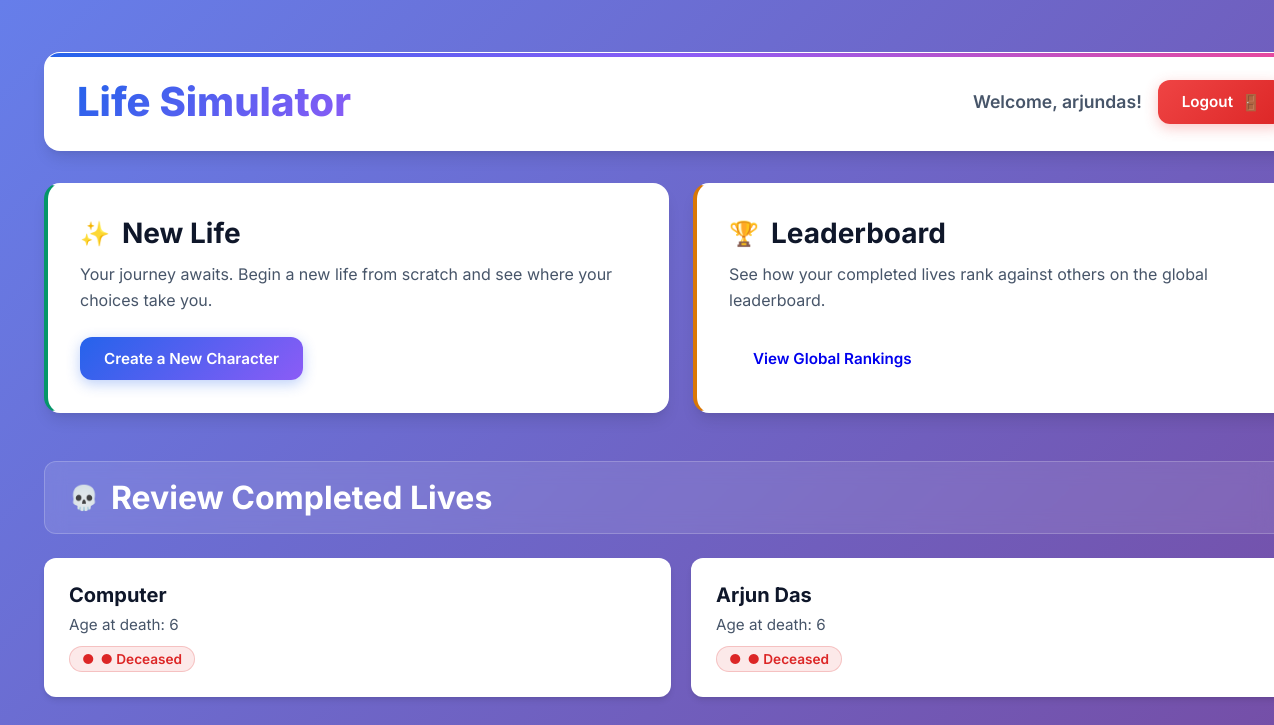
Page /dashboard (signed in) on the earlier database version.
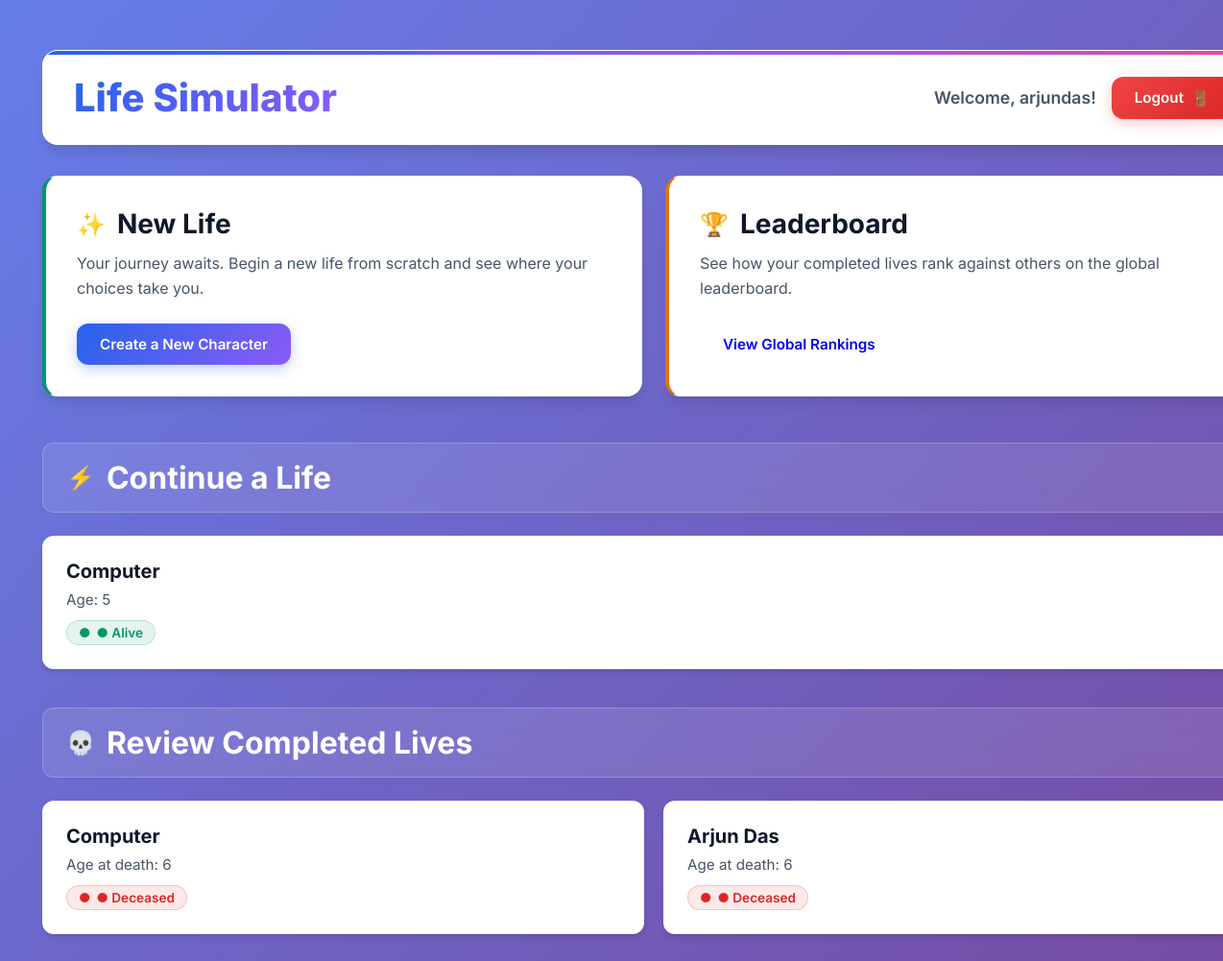
Same page on the later database version.
### app.py (models this page shows, shortened)
class User(UserMixin, db.Model):
    id = db.Column(db.Integer, primary_key=True)
    username = db.Column(db.String(100), unique=True, nullable=False)
    password_hash = db.Column(db.String(200), nullable=False)
    characters = db.relationship('Character', backref='player', lazy=True)

class Character(db.Model):
    id = db.Column(db.Integer, primary_key=True)
    user_id = db.Column(db.Integer, db.ForeignKey('user.id'), nullable=False)
    name = db.Column(db.String(100), nullable=False)
    gender = db.Column(db.String(50), nullable=False)
    is_alive = db.Column(db.Boolean, default=True, nullable=False)
    age = db.Column(db.Integer, default=0)
    score = db.Column(db.Integer, default=0)
    events = db.relationship('LifeEvent', backref='character', lazy=True, cascade="all, delete-orphan")
    attributes = db.relationship('Attribute', backref='character', lazy=True, cascade="all, delete-orphan")
    perks = db.relationship('Perk', backref='character', lazy=True, cascade="all, delete-orphan")
    choices = db.relationship('Choice', backref='character', lazy=True, cascade="all, delete-orphan")
    achievements = db.relationship('Achievement', backref='character', lazy=True, cascade="all, delete-orphan")

### app.py (the view)
@app.route('/dashboard')
@login_required
def dashboard():
    active_characters = Character.query.filter_by(user_id=current_user.id, is_alive=True).order_by(Character.id.desc()).all()
    completed_characters = Character.query.filter_by(user_id=current_user.id, is_alive=False).order_by(Character.id.desc()).all()
    return render_template('dashboard.html', active_characters=active_characters, completed_characters=completed_characters)

### app.py (called while the page is built)
@login_manager.user_loader
def load_user(user_id): return User.query.get(int(user_id))

### templates/dashboard.html (shortened to what this page needs)
{% extends "base.html" %}
{% block content %}
<div class="main-container">
    <header class="main-header">
        <h1>Life Simulator</h1>
        <div class="user-info">
            <span>Welcome, {{ current_user.username }}!</span>
            <a href="{{ url_for('logout') }}" class="btn btn-logout">Logout</a>
        </div>
    </header>
    <div class="dashboard-grid">
        <div class="dashboard-card create-life-card">
            <h2>New Life</h2>
            <p>Your journey awaits. Begin a new life from scratch and see where your choices take you.</p>
            <a href="{{ url_for('create_character') }}" class="btn btn-primary">Create a New Character</a>
        </div>
        <div class="dashboard-card leaderboard-link-card">
            <h2>Leaderboard</h2>
            <p>See how your completed lives rank against others on the global leaderboard.</p>
            <a href="{{ url_for('leaderboard') }}" class="btn">View Global Rankings</a>
        </div>
    </div>
    {% if active_characters %}
    <div class="saves-section">
        <h2>Continue a Life</h2>
        <div class="saves-grid">
            {% for char in active_characters %}
            <a href="{{ url_for('life_view', character_id=char.id) }}" class="save-card">
                <h3>{{ char.name }}</h3>
                <p>Age: {{ char.age }}</p>
                <span class="status-alive">● Alive</span>
            </a>
            {% endfor %}
        </div>
    </div>
    {% endif %}
    {% if completed_characters %}
    <div class="saves-section">
        <h2>Review Completed Lives</h2>
        <div class="saves-grid">
            {% for char in completed_characters %}
            <a href="{{ url_for('life_view', character_id=char.id) }}" class="save-card">
                <h3>{{ char.name }}</h3>
                <p>Age at death: {{ char.age }}</p>
                <span class="status-dead">● Deceased</span>
            </a>
            {% endfor %}
        </div>
    </div>
    {% endif %}
</div>
{% endblock %}

### templates/base.html (shortened to what this page needs)
<!DOCTYPE html>
<html lang="en">
<head>
    <link rel="stylesheet" href="{{ url_for('static', filename='css/style.css') }}">
</head>
<body>
    <div class="container">
        {% block content %}{% endblock %}
    </div>
</body>
</html>

### static/css/style.css (style rules this page uses)
:root { --primary-color: #4f46e5; --primary-hover: #4338ca; --secondary-color: #111827; --text-color: #374151; --light-text: #6b7280; --bg-color: #f9fafb; --card-bg: #ffffff; --border-color: #e5e7eb; --success-color: #10b981; --danger-color: #ef4444; --info-color: #3b82f6; --warning-color: #f59e0b; }
body { font-family: 'Inter', sans-serif; background-color: var(--bg-color); color: var(--text-color); margin: 0; }
.container, .main-container { width: 100%; max-width: 1280px; margin: 0 auto; padding: 2rem 1.5rem; }
.btn { display: inline-block; padding: 0.75rem 1.5rem; border: none; border-radius: 0.5rem; font-size: 1rem; font-weight: 500; text-decoration: none; cursor: pointer; transition: all 0.2s ease; text-align: center; }
.btn-primary { background-color: var(--primary-color); color: white; }
.btn-logout { background-color: var(--danger-color); color: white; }
.main-header { display: flex; justify-content: space-between; align-items: center; padding-bottom: 1.5rem; border-bottom: 1px solid var(--border-color); margin-bottom: 2rem; }
.main-header h1 { font-size: 2.25rem; font-weight: 700; color: var(--secondary-color); }
.user-info { display: flex; align-items: center; gap: 1rem; }
.dashboard-grid { display: grid; grid-template-columns: repeat(auto-fit, minmax(300px, 1fr)); gap: 1.5rem; margin-bottom: 2rem; }
.dashboard-card { background: var(--card-bg); padding: 1.5rem; border-radius: 0.75rem; box-shadow: 0 4px 6px -1px rgba(0,0,0,0.1), 0 2px 4px -2px rgba(0,0,0,0.1); }
.dashboard-card h2 { margin-top: 0; font-size: 1.25rem; color: var(--primary-color); }
.saves-section h2 { font-size: 1.5rem; color: var(--secondary-color); margin-bottom: 1rem; padding-bottom: 0.5rem; border-bottom: 1px solid var(--border-color); }
.saves-grid { display: grid; grid-template-columns: repeat(auto-fit, minmax(250px, 1fr)); gap: 1.5rem; }
.save-card { display: block; background: var(--card-bg); padding: 1.5rem; border-radius: 0.75rem; text-decoration: none; color: var(--text-color); box-shadow: 0 1px 3px 0 rgba(0,0,0,0.1); transition: all 0.2s ease; }
.save-card h3 { margin: 0 0 0.5rem 0; color: var(--secondary-color); }
.status-alive { color: var(--success-color); font-weight: 500; }
.status-dead { color: var(--light-text); font-weight: 500; }

Differences in the rows shown:
added Character: name "Computer", age "5", shown under "Continue a Life"
Other differences:
text now shown: "Continue a Life"
